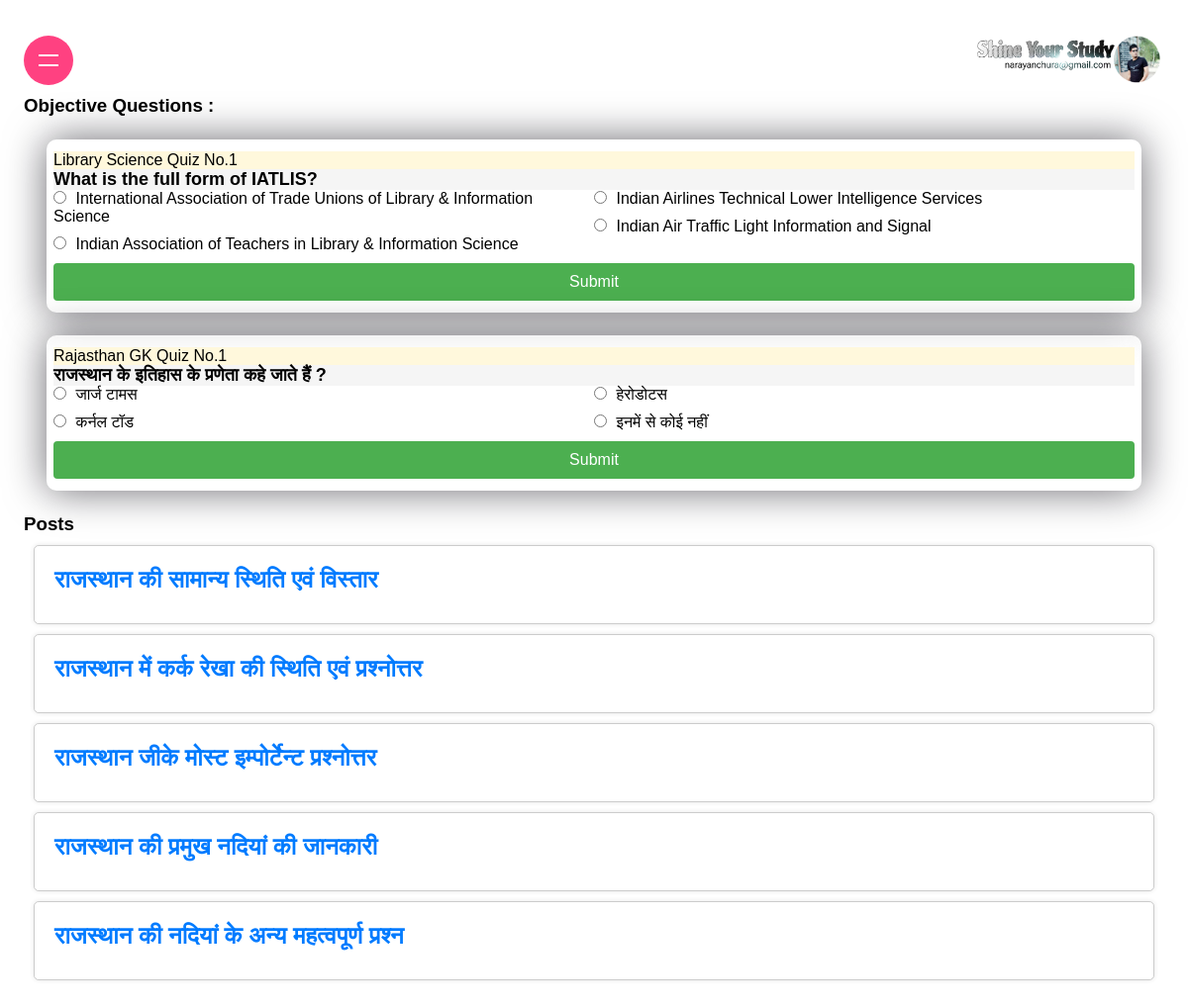
The app's page / (signed in) with its own data.
### myapp/models.py (models this page shows, shortened)
class library(models.Model):
    que = models.CharField(max_length=300)
    a = models.CharField(max_length=300)
    b = models.CharField(max_length=300)
    c = models.CharField(max_length=300)
    d = models.CharField(max_length=300)
    ans = models.CharField(max_length=300)

class Question(models.Model):
    que = models.CharField(max_length=120)
    a = models.CharField(max_length=20)
    b = models.CharField(max_length=20)
    c = models.CharField(max_length=20)
    d = models.CharField(max_length=20)
    ans = models.CharField(max_length=20)

class Post(models.Model):
    name = models.CharField(max_length=100)
    comment = models.CharField(max_length=1000)

### myapp/views.py (the view)
def home(request):
    lib = library.objects.all()
    post = Post.objects.all()
    ans = Question.objects.all()
    z = 1
    a = ans[0]
    l = lib[0]
    return render(request, "myapp/home.html", { "post": post, "z": z, "a": a, "lib":lib, "l": l } )

### myapp/templates/myapp/home.html (shortened to what this page needs)
{% extends 'myapp/layout.html' %}
{% block body %}
    <h3>Objective Questions :</h3>
    <form action="/libra/{{z}}" method="post">
        <p style="background-color: cornsilk;">Library Science Quiz No.{{ l.id }}</p>
        <h4 style="background-color: whitesmoke; font-size: large;">{{ l.que }}</h4>
        <div class="options-container">
            <div class="column">
                <label>
                    <input type="radio" name="a" value="{{l.a}}">
                    {{l.a}}
                </label>
                <label>
                    <input type="radio" name="a" value="{{l.b}}">
                    {{l.b}}
                </label>
            </div>
            <div class="column">
                <label>
                    <input type="radio" name="a" value="{{l.c}}">
                    {{l.c}}
                </label>
                <label>
                    <input type="radio" name="a" value="{{l.d}}">
                    {{l.d}}
                </label>
            </div>
        </div>
        <input type="submit" value="Submit">
    </form>
    <form action="/react/{{z}}" method="post">
        <p style="background-color: cornsilk;">Rajasthan GK Quiz No.{{ a.id }}</p>
        <h4 style="background-color: whitesmoke; font-size: large;">{{ a.que }}</h4>
        <div class="options-container">
            <div class="column">
                <label>
                    <input type="radio" name="a" value="{{a.a}}">
                    {{a.a}}
                </label>
                <label>
                    <input type="radio" name="a" value="{{a.b}}">
                    {{a.b}}
                </label>
            </div>
            <div class="column">
                <label>
                    <input type="radio" name="a" value="{{a.c}}">
                    {{a.c}}
                </label>
                <label>
                    <input type="radio" name="a" value="{{a.d}}">
                    {{a.d}}
                </label>
            </div>
        </div>
        <input type="submit" value="Submit">
    </form>
    <h3>Posts</h3>
    {% for posts in post %}
    <a style="text-decoration: none;" href="/post/{{posts.id}}"><div class="post">
        <h2>{{ posts.name }}</h2>
    </div></a>
    {% endfor %}
{% endblock %}

### myapp/templates/myapp/layout.html (style rules this page uses)
* { margin: 0; padding: 0; box-sizing: border-box; font-family: sans-serif; }
body { margin: 1%; padding: 1%; }
form { margin: 2%; background-color: rgba(255, 255, 255, 0.07); border-radius: 10px; backdrop-filter: blur(10px); border: 2px solid rgba(255, 255, 255, 0.1); box-shadow: 0 0 40px rgba(8, 7, 16, 0.6); padding: 10px 5px; }
.options-container { display: flex; justify-content: space-between; }
.column { flex: 1; margin-right: 20px; }
input[type="radio"] { margin-right: 5px; }
label { display: block; margin-bottom: 10px; }
input[type="submit"] { width: 100%; padding: 10px 15px; font-size: 16px; background-color: #4CAF50; color: #fff; border: none; border-radius: 4px; cursor: pointer; transition: background-color 0.3s ease; }
.post { background-color: #fff; border: 1px solid #ccc; border-radius: 5px; padding: 20px; margin: 10px; box-shadow: 0 0 5px rgba(0, 0, 0, 0.1); }
.post h2 { color: #007bff; margin-bottom: 10px; }

### records on screen
library: id "1", que "What is the full form of IATLIS?", a "International Association of Trade Unions of Library & Information Science", b "Indian Association of Teachers in Library & Information Science", c "Indian Airlines Technical Lower Intelligence Services", d "Indian Air Traffic Light Information and Signal"
Question: id "1", que "राजस्थान के इतिहास के प्रणेता कहे जाते हैं ?", a "जार्ज टामस", b "कर्नल टॉड", c "हेरोडोटस", d "इनमें से कोई नहीं"
Post: name "राजस्थान की सामान्य स्थिति एवं विस्तार"
Post: name "राजस्थान में कर्क रेखा की स्थिति एवं प्रश्नोत्तर"
Post: name "राजस्थान जीके मोस्ट इम्पोर्टेन्ट प्रश्नोत्तर"
Post: name "राजस्थान की प्रमुख नदियां की जानकारी"
Post: name "राजस्थान की नदियां के अन्य महत्वपूर्ण प्रश्न"
